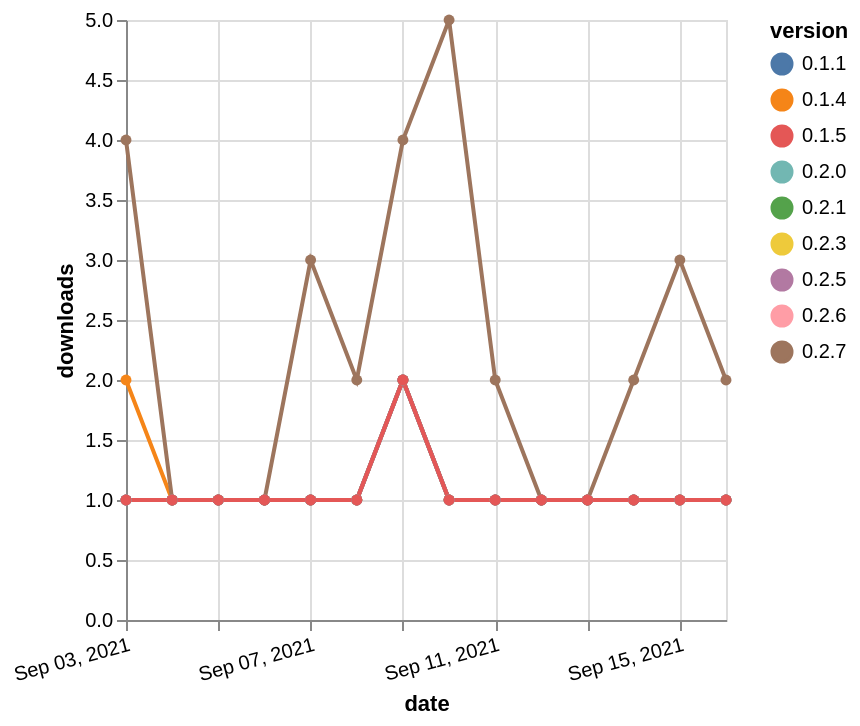

Describe this chart as a Vega-Lite specification.
### Vega-Lite specification from a JSON file in a GitHub repository (floating-point values rounded to 4 significant figures)
{"$schema": "https://vega.github.io/schema/vega-lite/v5.json", "description": "A simple bar chart with embedded data.", "data": {"values": [{"date": "2021-09-03", "total": 133, "delta": 1, "version": "0.2.0"}, {"date": "2021-09-04", "total": 134, "delta": 1, "version": "0.2.0"}, {"date": "2021-09-05", "total": 135, "delta": 1, "version": "0.2.0"}, {"date": "2021-09-06", "total": 136, "delta": 1, "version": "0.2.0"}, {"date": "2021-09-07", "total": 137, "delta": 1, "version": "0.2.0"}, {"date": "2021-09-08", "total": 138, "delta": 1, "version": "0.2.0"}, {"date": "2021-09-09", "total": 140, "delta": 2, "version": "0.2.0"}, {"date": "2021-09-10", "total": 141, "delta": 1, "version": "0.2.0"}, {"date": "2021-09-11", "total": 142, "delta": 1, "version": "0.2.0"}, {"date": "2021-09-12", "total": 143, "delta": 1, "version": "0.2.0"}, {"date": "2021-09-13", "total": 144, "delta": 1, "version": "0.2.0"}, {"date": "2021-09-14", "total": 145, "delta": 1, "version": "0.2.0"}, {"date": "2021-09-15", "total": 146, "delta": 1, "version": "0.2.0"}, {"date": "2021-09-16", "total": 147, "delta": 1, "version": "0.2.0"}, {"date": "2021-09-03", "total": 134, "delta": 1, "version": "0.2.3"}, {"date": "2021-09-04", "total": 135, "delta": 1, "version": "0.2.3"}, {"date": "2021-09-05", "total": 136, "delta": 1, "version": "0.2.3"}, {"date": "2021-09-06", "total": 137, "delta": 1, "version": "0.2.3"}, {"date": "2021-09-07", "total": 138, "delta": 1, "version": "0.2.3"}, {"date": "2021-09-08", "total": 139, "delta": 1, "version": "0.2.3"}, {"date": "2021-09-09", "total": 141, "delta": 2, "version": "0.2.3"}, {"date": "2021-09-10", "total": 142, "delta": 1, "version": "0.2.3"}, {"date": "2021-09-11", "total": 143, "delta": 1, "version": "0.2.3"}, {"date": "2021-09-12", "total": 144, "delta": 1, "version": "0.2.3"}, {"date": "2021-09-13", "total": 145, "delta": 1, "version": "0.2.3"}, {"date": "2021-09-14", "total": 146, "delta": 1, "version": "0.2.3"}, {"date": "2021-09-15", "total": 147, "delta": 1, "version": "0.2.3"}, {"date": "2021-09-16", "total": 148, "delta": 1, "version": "0.2.3"}, {"date": "2021-09-03", "total": 135, "delta": 1, "version": "0.2.1"}, {"date": "2021-09-04", "total": 136, "delta": 1, "version": "0.2.1"}, {"date": "2021-09-05", "total": 137, "delta": 1, "version": "0.2.1"}, {"date": "2021-09-06", "total": 138, "delta": 1, "version": "0.2.1"}, {"date": "2021-09-07", "total": 139, "delta": 1, "version": "0.2.1"}, {"date": "2021-09-08", "total": 140, "delta": 1, "version": "0.2.1"}, {"date": "2021-09-09", "total": 142, "delta": 2, "version": "0.2.1"}, {"date": "2021-09-10", "total": 143, "delta": 1, "version": "0.2.1"}, {"date": "2021-09-11", "total": 144, "delta": 1, "version": "0.2.1"}, {"date": "2021-09-12", "total": 145, "delta": 1, "version": "0.2.1"}, {"date": "2021-09-13", "total": 146, "delta": 1, "version": "0.2.1"}, {"date": "2021-09-14", "total": 147, "delta": 1, "version": "0.2.1"}, {"date": "2021-09-15", "total": 148, "delta": 1, "version": "0.2.1"}, {"date": "2021-09-16", "total": 149, "delta": 1, "version": "0.2.1"}, {"date": "2021-09-03", "total": 134, "delta": 2, "version": "0.1.4"}, {"date": "2021-09-04", "total": 135, "delta": 1, "version": "0.1.4"}, {"date": "2021-09-05", "total": 136, "delta": 1, "version": "0.1.4"}, {"date": "2021-09-06", "total": 137, "delta": 1, "version": "0.1.4"}, {"date": "2021-09-07", "total": 138, "delta": 1, "version": "0.1.4"}, {"date": "2021-09-08", "total": 139, "delta": 1, "version": "0.1.4"}, {"date": "2021-09-09", "total": 141, "delta": 2, "version": "0.1.4"}, {"date": "2021-09-10", "total": 142, "delta": 1, "version": "0.1.4"}, {"date": "2021-09-11", "total": 143, "delta": 1, "version": "0.1.4"}, {"date": "2021-09-12", "total": 144, "delta": 1, "version": "0.1.4"}, {"date": "2021-09-13", "total": 145, "delta": 1, "version": "0.1.4"}, {"date": "2021-09-14", "total": 146, "delta": 1, "version": "0.1.4"}, {"date": "2021-09-15", "total": 147, "delta": 1, "version": "0.1.4"}, {"date": "2021-09-16", "total": 148, "delta": 1, "version": "0.1.4"}, {"date": "2021-09-03", "total": 133, "delta": 1, "version": "0.2.6"}, {"date": "2021-09-04", "total": 134, "delta": 1, "version": "0.2.6"}, {"date": "2021-09-05", "total": 135, "delta": 1, "version": "0.2.6"}, {"date": "2021-09-06", "total": 136, "delta": 1, "version": "0.2.6"}, {"date": "2021-09-07", "total": 137, "delta": 1, "version": "0.2.6"}, {"date": "2021-09-08", "total": 138, "delta": 1, "version": "0.2.6"}, {"date": "2021-09-09", "total": 140, "delta": 2, "version": "0.2.6"}, {"date": "2021-09-10", "total": 141, "delta": 1, "version": "0.2.6"}, {"date": "2021-09-11", "total": 142, "delta": 1, "version": "0.2.6"}, {"date": "2021-09-12", "total": 143, "delta": 1, "version": "0.2.6"}, {"date": "2021-09-13", "total": 144, "delta": 1, "version": "0.2.6"}, {"date": "2021-09-14", "total": 145, "delta": 1, "version": "0.2.6"}, {"date": "2021-09-15", "total": 146, "delta": 1, "version": "0.2.6"}, {"date": "2021-09-16", "total": 147, "delta": 1, "version": "0.2.6"}, {"date": "2021-09-03", "total": 133, "delta": 1, "version": "0.1.1"}, {"date": "2021-09-04", "total": 134, "delta": 1, "version": "0.1.1"}, {"date": "2021-09-05", "total": 135, "delta": 1, "version": "0.1.1"}, {"date": "2021-09-06", "total": 136, "delta": 1, "version": "0.1.1"}, {"date": "2021-09-07", "total": 137, "delta": 1, "version": "0.1.1"}, {"date": "2021-09-08", "total": 138, "delta": 1, "version": "0.1.1"}, {"date": "2021-09-09", "total": 140, "delta": 2, "version": "0.1.1"}, {"date": "2021-09-10", "total": 141, "delta": 1, "version": "0.1.1"}, {"date": "2021-09-11", "total": 142, "delta": 1, "version": "0.1.1"}, {"date": "2021-09-12", "total": 143, "delta": 1, "version": "0.1.1"}, {"date": "2021-09-13", "total": 144, "delta": 1, "version": "0.1.1"}, {"date": "2021-09-14", "total": 145, "delta": 1, "version": "0.1.1"}, {"date": "2021-09-15", "total": 146, "delta": 1, "version": "0.1.1"}, {"date": "2021-09-16", "total": 147, "delta": 1, "version": "0.1.1"}, {"date": "2021-09-03", "total": 142, "delta": 4, "version": "0.2.7"}, {"date": "2021-09-04", "total": 143, "delta": 1, "version": "0.2.7"}, {"date": "2021-09-05", "total": 144, "delta": 1, "version": "0.2.7"}, {"date": "2021-09-06", "total": 145, "delta": 1, "version": "0.2.7"}, {"date": "2021-09-07", "total": 148, "delta": 3, "version": "0.2.7"}, {"date": "2021-09-08", "total": 150, "delta": 2, "version": "0.2.7"}, {"date": "2021-09-09", "total": 154, "delta": 4, "version": "0.2.7"}, {"date": "2021-09-10", "total": 159, "delta": 5, "version": "0.2.7"}, {"date": "2021-09-11", "total": 161, "delta": 2, "version": "0.2.7"}, {"date": "2021-09-12", "total": 162, "delta": 1, "version": "0.2.7"}, {"date": "2021-09-13", "total": 163, "delta": 1, "version": "0.2.7"}, {"date": "2021-09-14", "total": 165, "delta": 2, "version": "0.2.7"}, {"date": "2021-09-15", "total": 168, "delta": 3, "version": "0.2.7"}, {"date": "2021-09-16", "total": 170, "delta": 2, "version": "0.2.7"}, {"date": "2021-09-03", "total": 127, "delta": 1, "version": "0.2.5"}, {"date": "2021-09-04", "total": 128, "delta": 1, "version": "0.2.5"}, {"date": "2021-09-05", "total": 129, "delta": 1, "version": "0.2.5"}, {"date": "2021-09-06", "total": 130, "delta": 1, "version": "0.2.5"}, {"date": "2021-09-07", "total": 131, "delta": 1, "version": "0.2.5"}, {"date": "2021-09-08", "total": 132, "delta": 1, "version": "0.2.5"}, {"date": "2021-09-09", "total": 134, "delta": 2, "version": "0.2.5"}, {"date": "2021-09-10", "total": 135, "delta": 1, "version": "0.2.5"}, {"date": "2021-09-11", "total": 136, "delta": 1, "version": "0.2.5"}, {"date": "2021-09-12", "total": 137, "delta": 1, "version": "0.2.5"}, {"date": "2021-09-13", "total": 138, "delta": 1, "version": "0.2.5"}, {"date": "2021-09-14", "total": 139, "delta": 1, "version": "0.2.5"}, {"date": "2021-09-15", "total": 140, "delta": 1, "version": "0.2.5"}, {"date": "2021-09-16", "total": 141, "delta": 1, "version": "0.2.5"}, {"date": "2021-09-03", "total": 127, "delta": 1, "version": "0.1.5"}, {"date": "2021-09-04", "total": 128, "delta": 1, "version": "0.1.5"}, {"date": "2021-09-05", "total": 129, "delta": 1, "version": "0.1.5"}, {"date": "2021-09-06", "total": 130, "delta": 1, "version": "0.1.5"}, {"date": "2021-09-07", "total": 131, "delta": 1, "version": "0.1.5"}, {"date": "2021-09-08", "total": 132, "delta": 1, "version": "0.1.5"}, {"date": "2021-09-09", "total": 134, "delta": 2, "version": "0.1.5"}, {"date": "2021-09-10", "total": 135, "delta": 1, "version": "0.1.5"}, {"date": "2021-09-11", "total": 136, "delta": 1, "version": "0.1.5"}, {"date": "2021-09-12", "total": 137, "delta": 1, "version": "0.1.5"}, {"date": "2021-09-13", "total": 138, "delta": 1, "version": "0.1.5"}, {"date": "2021-09-14", "total": 139, "delta": 1, "version": "0.1.5"}, {"date": "2021-09-15", "total": 140, "delta": 1, "version": "0.1.5"}, {"date": "2021-09-16", "total": 141, "delta": 1, "version": "0.1.5"}]}, "width": "container", "mark": {"type": "line", "point": {"filled": true}}, "encoding": {"x": {"field": "date", "type": "temporal", "timeUnit": "yearmonthdate", "title": "date", "axis": {"labelAngle": -15}}, "y": {"field": "delta", "type": "quantitative", "title": "downloads"}, "color": {"field": "version", "type": "nominal"}, "tooltip": {"field": "delta"}}}
